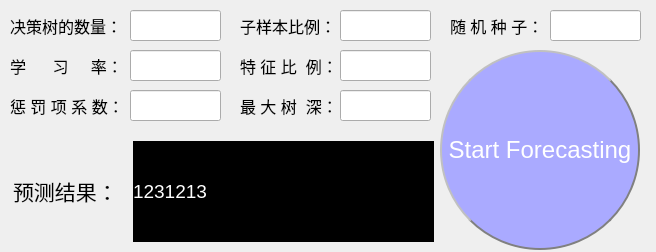
<?xml version="1.0" encoding="UTF-8"?>
<ui version="4.0">
 <class>Form</class>
 <widget class="QWidget" name="Form">
  <property name="geometry">
   <rect>
    <x>0</x>
    <y>0</y>
    <width>656</width>
    <height>252</height>
   </rect>
  </property>
  <property name="windowTitle">
   <string>Form</string>
  </property>
  <widget class="QLabel" name="nEstimators_label">
   <property name="geometry">
    <rect>
     <x>10</x>
     <y>10</y>
     <width>111</width>
     <height>31</height>
    </rect>
   </property>
   <property name="font">
    <font>
     <family>Arial</family>
     <pointsize>12</pointsize>
    </font>
   </property>
   <property name="autoFillBackground">
    <bool>false</bool>
   </property>
   <property name="styleSheet">
    <string notr="true">ground-back:rgb(0, 85, 255)</string>
   </property>
   <property name="text">
    <string>决策树的数量：</string>
   </property>
  </widget>
  <widget class="QLabel" name="learningRate_label">
   <property name="geometry">
    <rect>
     <x>10</x>
     <y>50</y>
     <width>111</width>
     <height>31</height>
    </rect>
   </property>
   <property name="font">
    <font>
     <family>Arial</family>
     <pointsize>12</pointsize>
    </font>
   </property>
   <property name="autoFillBackground">
    <bool>false</bool>
   </property>
   <property name="styleSheet">
    <string notr="true">ground-back:rgb(0, 85, 255)</string>
   </property>
   <property name="text">
    <string>学      习     率：</string>
   </property>
  </widget>
  <widget class="QLabel" name="gamma_label">
   <property name="geometry">
    <rect>
     <x>10</x>
     <y>90</y>
     <width>111</width>
     <height>31</height>
    </rect>
   </property>
   <property name="font">
    <font>
     <family>Arial</family>
     <pointsize>12</pointsize>
    </font>
   </property>
   <property name="autoFillBackground">
    <bool>false</bool>
   </property>
   <property name="styleSheet">
    <string notr="true">ground-back:rgb(0, 85, 255)</string>
   </property>
   <property name="text">
    <string>惩 罚 项 系 数：</string>
   </property>
  </widget>
  <widget class="QLineEdit" name="nEstimators_edit">
   <property name="geometry">
    <rect>
     <x>130</x>
     <y>10</y>
     <width>91</width>
     <height>31</height>
    </rect>
   </property>
   <property name="font">
    <font>
     <family>Arial</family>
     <pointsize>10</pointsize>
    </font>
   </property>
  </widget>
  <widget class="QLineEdit" name="learningRate_edit">
   <property name="geometry">
    <rect>
     <x>130</x>
     <y>50</y>
     <width>91</width>
     <height>31</height>
    </rect>
   </property>
   <property name="font">
    <font>
     <family>Arial</family>
     <pointsize>10</pointsize>
    </font>
   </property>
  </widget>
  <widget class="QLineEdit" name="gamma_edit">
   <property name="geometry">
    <rect>
     <x>130</x>
     <y>90</y>
     <width>91</width>
     <height>31</height>
    </rect>
   </property>
   <property name="font">
    <font>
     <family>Arial</family>
     <pointsize>10</pointsize>
    </font>
   </property>
  </widget>
  <widget class="QLabel" name="subsample_label">
   <property name="geometry">
    <rect>
     <x>240</x>
     <y>10</y>
     <width>91</width>
     <height>31</height>
    </rect>
   </property>
   <property name="font">
    <font>
     <family>Arial</family>
     <pointsize>12</pointsize>
    </font>
   </property>
   <property name="autoFillBackground">
    <bool>false</bool>
   </property>
   <property name="styleSheet">
    <string notr="true">ground-back:rgb(0, 85, 255)</string>
   </property>
   <property name="text">
    <string>子样本比例：</string>
   </property>
  </widget>
  <widget class="QLabel" name="colsampleBytree_label">
   <property name="geometry">
    <rect>
     <x>240</x>
     <y>50</y>
     <width>91</width>
     <height>31</height>
    </rect>
   </property>
   <property name="font">
    <font>
     <family>Arial</family>
     <pointsize>12</pointsize>
    </font>
   </property>
   <property name="autoFillBackground">
    <bool>false</bool>
   </property>
   <property name="styleSheet">
    <string notr="true">ground-back:rgb(0, 85, 255)</string>
   </property>
   <property name="text">
    <string>特 征 比  例：</string>
   </property>
  </widget>
  <widget class="QLabel" name="maxDepth_label">
   <property name="geometry">
    <rect>
     <x>240</x>
     <y>90</y>
     <width>91</width>
     <height>31</height>
    </rect>
   </property>
   <property name="font">
    <font>
     <family>Arial</family>
     <pointsize>12</pointsize>
    </font>
   </property>
   <property name="autoFillBackground">
    <bool>false</bool>
   </property>
   <property name="styleSheet">
    <string notr="true">ground-back:rgb(0, 85, 255)</string>
   </property>
   <property name="text">
    <string>最 大 树  深：</string>
   </property>
  </widget>
  <widget class="QLineEdit" name="subsample_edit">
   <property name="geometry">
    <rect>
     <x>340</x>
     <y>10</y>
     <width>91</width>
     <height>31</height>
    </rect>
   </property>
   <property name="font">
    <font>
     <family>Arial</family>
     <pointsize>10</pointsize>
    </font>
   </property>
  </widget>
  <widget class="QLineEdit" name="colsampleBytree_edit">
   <property name="geometry">
    <rect>
     <x>340</x>
     <y>50</y>
     <width>91</width>
     <height>31</height>
    </rect>
   </property>
   <property name="font">
    <font>
     <family>Arial</family>
     <pointsize>10</pointsize>
    </font>
   </property>
  </widget>
  <widget class="QLineEdit" name="maxDepth_edit">
   <property name="geometry">
    <rect>
     <x>340</x>
     <y>90</y>
     <width>91</width>
     <height>31</height>
    </rect>
   </property>
   <property name="font">
    <font>
     <family>Arial</family>
     <pointsize>10</pointsize>
    </font>
   </property>
  </widget>
  <widget class="QLabel" name="seed_label">
   <property name="geometry">
    <rect>
     <x>450</x>
     <y>10</y>
     <width>91</width>
     <height>31</height>
    </rect>
   </property>
   <property name="font">
    <font>
     <family>Arial</family>
     <pointsize>12</pointsize>
    </font>
   </property>
   <property name="autoFillBackground">
    <bool>false</bool>
   </property>
   <property name="styleSheet">
    <string notr="true">ground-back:rgb(0, 85, 255)</string>
   </property>
   <property name="text">
    <string>随 机 种 子：</string>
   </property>
  </widget>
  <widget class="QLineEdit" name="seed_edit">
   <property name="geometry">
    <rect>
     <x>550</x>
     <y>10</y>
     <width>91</width>
     <height>31</height>
    </rect>
   </property>
   <property name="font">
    <font>
     <family>Arial</family>
     <pointsize>10</pointsize>
    </font>
   </property>
  </widget>
  <widget class="QPushButton" name="forecasting_button">
   <property name="geometry">
    <rect>
     <x>440</x>
     <y>50</y>
     <width>200</width>
     <height>200</height>
    </rect>
   </property>
   <property name="minimumSize">
    <size>
     <width>200</width>
     <height>200</height>
    </size>
   </property>
   <property name="maximumSize">
    <size>
     <width>200</width>
     <height>200</height>
    </size>
   </property>
   <property name="font">
    <font>
     <family>Arial</family>
     <pointsize>18</pointsize>
    </font>
   </property>
   <property name="styleSheet">
    <string notr="true">QPushButton{
background-color:rgb(170,170,255);
color:white;
border-radius:100px;
border:2px groove gray;
border-style:outset;
}</string>
   </property>
   <property name="text">
    <string>Start Forecasting</string>
   </property>
   <property name="autoRepeat">
    <bool>false</bool>
   </property>
   <property name="autoExclusive">
    <bool>false</bool>
   </property>
  </widget>
  <widget class="QLabel" name="predictEnd_label">
   <property name="geometry">
    <rect>
     <x>13</x>
     <y>150</y>
     <width>101</width>
     <height>81</height>
    </rect>
   </property>
   <property name="font">
    <font>
     <family>Arial</family>
     <pointsize>16</pointsize>
    </font>
   </property>
   <property name="text">
    <string>预测结果：</string>
   </property>
  </widget>
  <widget class="QLabel" name="message">
   <property name="geometry">
    <rect>
     <x>133</x>
     <y>141</y>
     <width>301</width>
     <height>101</height>
    </rect>
   </property>
   <property name="font">
    <font>
     <family>Arial</family>
     <pointsize>14</pointsize>
    </font>
   </property>
   <property name="styleSheet">
    <string notr="true">background:rgb(0, 0, 0);
color:rgb(255, 255, 255)</string>
   </property>
   <property name="text">
    <string>1231213</string>
   </property>
  </widget>
 </widget>
 <resources/>
 <connections/>
</ui>
